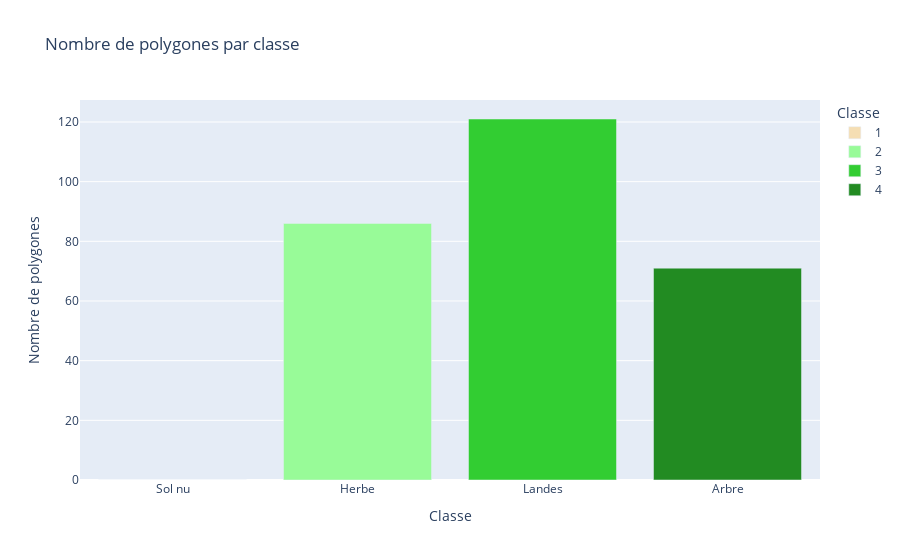

Notebook code for this chart:
### Markdown cell above
## Analyse des échantillons
### Nombre d'échantillons

### Code cell
import geopandas as gpd
import plotly.express as px
import os
import pandas as pd

# Chemin vers le fichier shapefile
shp_path = '/home/onyxia/work/data/projet_eval/PI_strates_bretagne_32630.shp'

# Charger le fichier
gdf = gpd.read_file(shp_path)

# Compter le nombre de polygones par classe
polygon_counts = gdf['strate'].value_counts().reset_index()
polygon_counts.columns = ['Classe', 'Nombre de polygones']

# Convertir 'Classe' en chaîne de caractères pour éviter les conflits de type
polygon_counts['Classe'] = polygon_counts['Classe'].astype(str)

# Créer un DataFrame avec toutes les classes (1, 2, 3, 4), même si elles sont absentes
all_classes = pd.DataFrame({'Classe': ['1', '2', '3', '4']})

# Fusionner avec les comptes réels
polygon_counts = all_classes.merge(polygon_counts, on='Classe', how='left').fillna(0)

# Dictionnaire de correspondance classe/couleur (personnalisable)
color_map = {
    '1': '#F5DEB3',  # Sol nu (tan, couleur personnalisée)
    '2': '#98FB98',  # Herbe (palegreen, personnalisée)
    '3': '#32CD32',  # Landes (limegreen, personnalisée)
    '4': '#228B22'   # Arbre (darkgreen, personnalisée)
}

# Créer le diagramme avec Plotly
fig_polygons = px.bar(
    polygon_counts,
    x='Classe',
    y='Nombre de polygones',
    color='Classe',
    color_discrete_map=color_map,
    title='Nombre de polygones par classe',
    labels={'Classe': 'Classe', 'Nombre de polygones': 'Nombre de polygones'},
    category_orders={'Classe': ['1', '2', '3', '4']}
)

# Personnaliser l'affichage des classes sur l'axe x
fig_polygons.update_xaxes(
    type='category',  # Forcer l'affichage en catégories discrètes
    tickvals=['1', '2', '3', '4'],  # Valeurs exactes à afficher
    ticktext=['Sol nu', 'Herbe', 'Landes', 'Arbre']   # Libellés à afficher
)

# Enregistrer la figure
output_polygon_path = '/home/onyxia/work/results/figure/diag_baton_nb_poly_by_class.html'
os.makedirs(os.path.dirname(output_polygon_path), exist_ok=True)
fig_polygons.write_html(output_polygon_path)

# Afficher la figure dans le notebook
fig_polygons.show()

### Figure 1 — Plotly figure (JSON) as saved in the notebook; plotly's stock layout.template omitted (floating-point values rounded to 4 significant figures)
{"data": [{"hovertemplate": "Classe=%{x}<br>Nombre de polygones=%{y}<extra></extra>", "legendgroup": "1", "marker": {"color": "#F5DEB3", "pattern": {"shape": ""}}, "name": "1", "orientation": "v", "showlegend": true, "textposition": "auto", "type": "bar", "x": ["1"], "xaxis": "x", "y": [0.0], "yaxis": "y"}, {"hovertemplate": "Classe=%{x}<br>Nombre de polygones=%{y}<extra></extra>", "legendgroup": "2", "marker": {"color": "#98FB98", "pattern": {"shape": ""}}, "name": "2", "orientation": "v", "showlegend": true, "textposition": "auto", "type": "bar", "x": ["2"], "xaxis": "x", "y": [86.0], "yaxis": "y"}, {"hovertemplate": "Classe=%{x}<br>Nombre de polygones=%{y}<extra></extra>", "legendgroup": "3", "marker": {"color": "#32CD32", "pattern": {"shape": ""}}, "name": "3", "orientation": "v", "showlegend": true, "textposition": "auto", "type": "bar", "x": ["3"], "xaxis": "x", "y": [121.0], "yaxis": "y"}, {"hovertemplate": "Classe=%{x}<br>Nombre de polygones=%{y}<extra></extra>", "legendgroup": "4", "marker": {"color": "#228B22", "pattern": {"shape": ""}}, "name": "4", "orientation": "v", "showlegend": true, "textposition": "auto", "type": "bar", "x": ["4"], "xaxis": "x", "y": [71.0], "yaxis": "y"}], "layout": {"barmode": "relative", "legend": {"title": {"text": "Classe"}, "tracegroupgap": 0}, "title": {"text": "Nombre de polygones par classe"}, "xaxis": {"anchor": "y", "categoryarray": ["1", "2", "3", "4"], "categoryorder": "array", "domain": [0, 1], "ticktext": ["Sol nu", "Herbe", "Landes", "Arbre"], "tickvals": ["1", "2", "3", "4"], "title": {"text": "Classe"}, "type": "category"}, "yaxis": {"anchor": "x", "domain": [0, 1], "title": {"text": "Nombre de polygones"}}}}
